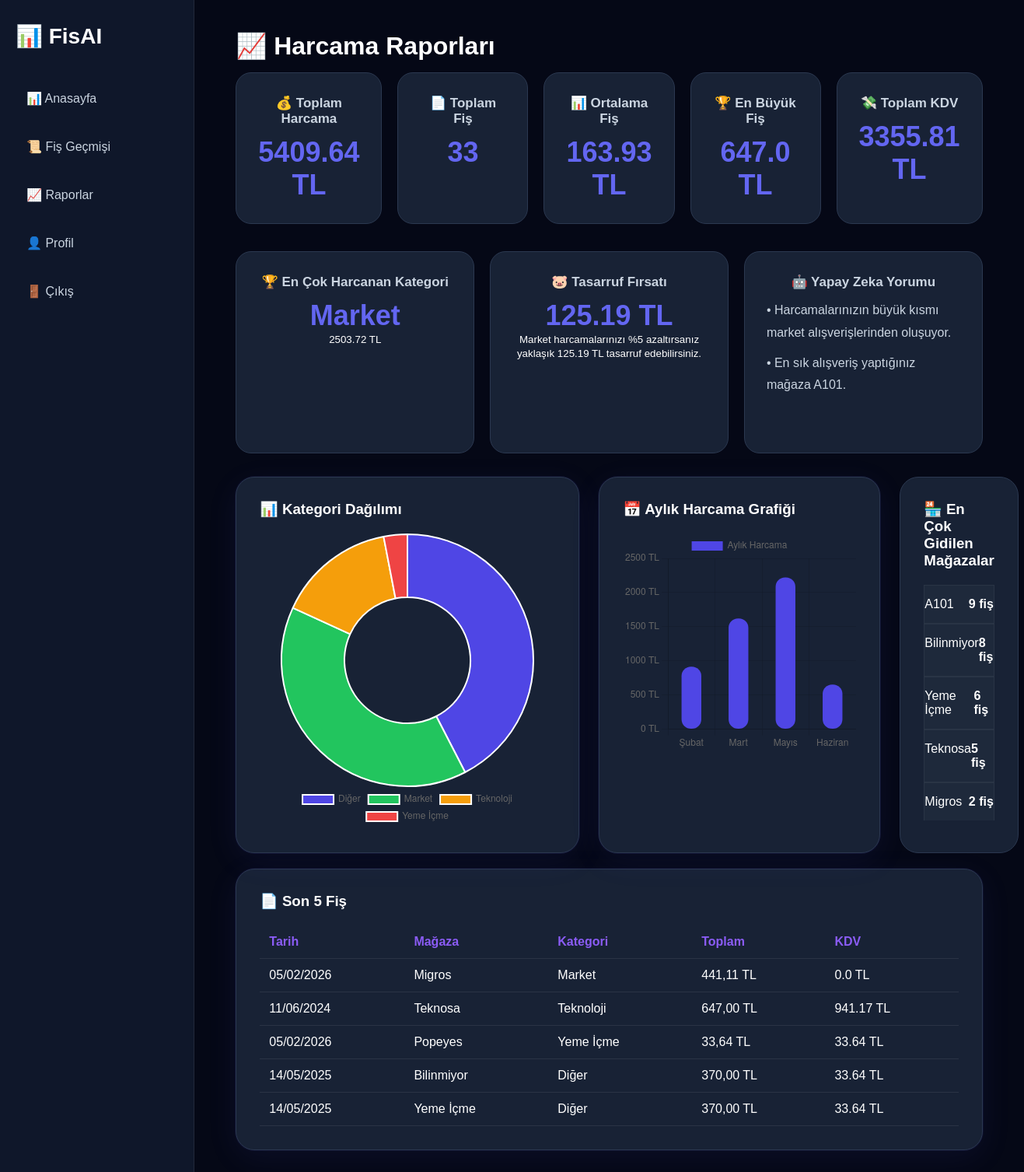
The app's page /reports (signed in) with its own data.
### tables this page shows
CREATE TABLE fisler (

    id INTEGER PRIMARY KEY AUTOINCREMENT,

    user_id INTEGER,

    tarih TEXT,
    toplam REAL,
    kategori TEXT,
    magaza TEXT,

    kdv REAL,
    dosya_adi TEXT,
    eklenme_tarihi TEXT,

    duzeltilmis INTEGER DEFAULT 0

, ai_yorum TEXT, ocr_text TEXT, kdv_orani TEXT);

### app.py (the view, shortened to what this page needs)
@app.route("/reports")
def reports():
    user_id = session.get("user_id")
    if not user_id:
        return redirect("/login")
    conn = sqlite3.connect("fisler.db")
    cursor = conn.cursor()
    cursor.execute("""
        SELECT COUNT(*)
        FROM fisler
        WHERE user_id=?
    """, (user_id,))
    toplam_fis = cursor.fetchone()[0]
    cursor.execute("""
        SELECT SUM(kdv)
        FROM fisler
        WHERE user_id=?
    """, (user_id,))
    toplam_kdv = cursor.fetchone()[0]
    if toplam_kdv is None:
        toplam_kdv = 0
    cursor.execute("""
        SELECT tarih, toplam
        FROM fisler
        WHERE user_id=?
    """, (user_id,))
    veriler = cursor.fetchall()
    toplam_harcama = 0
    en_buyuk = 0
    aylar = {
        "01": 0,
        "02": 0,
        "03": 0,
        "04": 0,
        "05": 0,
        "06": 0,
        "07": 0,
        "08": 0,
        "09": 0,
        "10": 0,
        "11": 0,
        "12": 0
    }
    ay_isimleri = {
        "01": "Ocak",
        "02": "Şubat",
        "03": "Mart",
        "04": "Nisan",
        "05": "Mayıs",
        "06": "Haziran",
        "07": "Temmuz",
        "08": "Ağustos",
        "09": "Eylül",
        "10": "Ekim",
        "11": "Kasım",
        "12": "Aralık"
    }
    for tarih, toplam in veriler:
        try:
            tutar = float(str(toplam).replace(",", "."))
            toplam_harcama += tutar
            if tutar > en_buyuk:
                en_buyuk = tutar
            temiz_tarih = str(tarih).replace(".", "/")
            if len(temiz_tarih) >= 10:
                ay = temiz_tarih[3:5]
                if ay in aylar:
                    aylar[ay] += tutar
        except:
            pass
    ortalama = round(
        toplam_harcama / toplam_fis,
        2
    ) if toplam_fis > 0 else 0
    cursor.execute("""
        SELECT kategori, COUNT(*)
        FROM fisler
        WHERE user_id=?
        GROUP BY kategori
    """, (user_id,))
    kategori_verileri = cursor.fetchall()
    kategori_etiketleri = []
    kategori_sayilari = []
    for kategori in kategori_verileri:
        kategori_etiketleri.append(kategori[0])
        kategori_sayilari.append(kategori[1])
    cursor.execute("""
        SELECT kategori, SUM(
            CAST(REPLACE(toplam, ',', '.') AS REAL)
        ) as toplam_tutar
        FROM fisler
        WHERE user_id=?
        GROUP BY kategori
        ORDER BY toplam_tutar DESC
        LIMIT 1
    """, (user_id,))
    en_kategori = cursor.fetchone()
    if en_kategori:
        kategori_adi = en_kategori[0]
        kategori_tutari = round(en_kategori[1], 2)
    else:
        kategori_adi = "Yok"
        kategori_tutari = 0
    cursor.execute("""
        SELECT magaza, COUNT(*)
        FROM fisler
        WHERE user_id=?
        GROUP BY magaza
        ORDER BY COUNT(*) DESC
        LIMIT 5
    """, (user_id,))
    magazalar = cursor.fetchall()
    cursor.execute("""
        SELECT tarih, magaza, kategori, toplam, kdv
        FROM fisler
        WHERE user_id=?
        ORDER BY id DESC
        LIMIT 5
    """, (user_id,))
    son_fisler = cursor.fetchall()
    yorumlar = []
    if kategori_adi == "Market":
        yorumlar.append(
            "Harcamalarınızın büyük kısmı market alışverişlerinden oluşuyor."
        )
    elif kategori_adi == "Teknoloji":
        yorumlar.append(
            "Teknoloji kategorisi bu dönemde en yüksek harcama kaleminiz."
        )
    elif kategori_adi == "Yeme İçme":
        yorumlar.append(
            "Yeme içme harcamalarınız dikkat çekici seviyede."
        )
    if len(magazalar) > 0:
        yorumlar.append(
            f"En sık alışveriş yaptığınız mağaza {magazalar[0][0]}."
        )
    if ortalama > 300:
        yorumlar.append(
            "Ortalama fiş tutarınız yüksek seviyede."
        )
    elif ortalama < 100:
        yorumlar.append(
            "Ortalama fiş tutarınız kontrollü görünüyor."
        )
    tasarruf_tutari = 0
    tasarruf_mesaji = "Tasarruf önerisi oluşturulamadı."
    if kategori_adi == "Market":
        tasarruf_tutari = round(
            kategori_tutari * 0.05,
            2
        )
        tasarruf_mesaji = (
            f"Market harcamalarınızı %5 azaltırsanız yaklaşık "
            f"{tasarruf_tutari} TL tasarruf edebilirsiniz."
        )
    ay_etiketleri = []
    ay_tutarlari = []
    for ay_no in aylar:
        if aylar[ay_no] > 0:
            ay_etiketleri.append(ay_isimleri[ay_no])
            ay_tutarlari.append(round(aylar[ay_no], 2))
    conn.close()
    return render_template(
        "reports.html",
        toplam_fis=toplam_fis,
        toplam_harcama=round(toplam_harcama, 2),
        ortalama=ortalama,
        en_buyuk=round(en_buyuk, 2),
        toplam_kdv=round(toplam_kdv, 2),
        kategori_etiketleri=kategori_etiketleri,
        kategori_sayilari=kategori_sayilari,
        magazalar=magazalar,
        ay_etiketleri=ay_etiketleri,
        ay_tutarlari=ay_tutarlari,
        kategori_adi=kategori_adi,
        kategori_tutari=kategori_tutari,
        yorumlar=yorumlar,
        tasarruf_tutari=tasarruf_tutari,
        tasarruf_mesaji=tasarruf_mesaji,
        son_fisler=son_fisler
    )

### templates/reports.html (shortened to what this page needs)
<!DOCTYPE html>
<html lang="tr">
<head>
    <link rel="stylesheet" href="/static/css/style.css">
</head>
<body>
<div class="layout">
    <div class="sidebar">
        <div class="logo">
            📊 FisAI
        </div>
        <div class="menu">
            <a href="/dashboard">📊 Anasayfa</a>
            <a href="/receipts">📜 Fiş Geçmişi</a>
            <a href="/reports" class="active-menu">📈 Raporlar</a>
            <a href="/uye_profil">👤 Profil</a>
            <a href="/logout">🚪 Çıkış</a>
        </div>
    </div>
    <div class="main-content">
        <div class="dashboard-container">
            <h1>📈 Harcama Raporları</h1>
            <div class="stats-container">
                <div class="stat-card">
                    <h3>💰 Toplam Harcama</h3>
                    <p>{{ toplam_harcama }} TL</p>
                </div>
                <div class="stat-card">
                    <h3>📄 Toplam Fiş</h3>
                    <p>{{ toplam_fis }}</p>
                </div>
                <div class="stat-card">
                    <h3>📊 Ortalama Fiş</h3>
                    <p>{{ ortalama }} TL</p>
                </div>
                <div class="stat-card">
                    <h3>🏆 En Büyük Fiş</h3>
                    <p>{{ en_buyuk }} TL</p>
                </div>
                <div class="stat-card">
                    <h3>💸 Toplam KDV</h3>
                    <p>{{ toplam_kdv }} TL</p>
                </div>
            </div>
         <div class="ai-section">
            <div class="stat-card">
                <h3>🏆 En Çok Harcanan Kategori</h3>
                <p>{{ kategori_adi }}</p>
                <small>{{ kategori_tutari }} TL</small>
            </div>
            <div class="stat-card">
                <h3>🐷 Tasarruf Fırsatı</h3>
                <p>{{ tasarruf_tutari }} TL</p>
                <small>
                    {{ tasarruf_mesaji }}
                </small>
            </div>
             <div class="stat-card ai-card">
                <h3>🤖 Yapay Zeka Yorumu</h3>
                {% for yorum in yorumlar %}
                    <p>• {{ yorum }}</p>
                {% endfor %}
            </div>
        </div>
         <div class="reports-grid">
            <div class="chart-box">
                <h3>📊 Kategori Dağılımı</h3>
                <div class="chart-wrapper">
                    <canvas id="kategoriGrafik"></canvas>
                </div>
            </div>
            <div class="chart-box">
                <h3>📅 Aylık Harcama Grafiği</h3>
                <div class="monthly-chart-wrapper">
                    <canvas id="aylikGrafik"></canvas>
                </div>
            </div>
            <div class="summary-box">
                <h3>🏪 En Çok Gidilen Mağazalar</h3>
                {% for magaza in magazalar %}
                <div class="summary-item">
                    <span>{{ magaza[0] }}</span>
                    <strong>{{ magaza[1] }} fiş</strong>
                </div>
                {% endfor %}
            </div>
        </div>
        <div class="chart-box" style="margin-top:20px;">
    <h3>📄 Son 5 Fiş</h3>
    <table class="receipt-table">
        <thead>
            <tr>
                <th>Tarih</th>
                <th>Mağaza</th>
                <th>Kategori</th>
                <th>Toplam</th>
                <th>KDV</th>
            </tr>
        </thead>
        <tbody>
            {% for fis in son_fisler %}
            <tr>
                <td>{{ fis[0] }}</td>
                <td>{{ fis[1] }}</td>
                <td>{{ fis[2] }}</td>
                <td>{{ fis[3] }} TL</td>
                <td>{{ fis[4] }} TL</td>
            </tr>
            {% endfor %}
        </tbody>
    </table>
</div>
            </div>
        </div>
    </div>
<script>
const ctx = document.getElementById('kategoriGrafik');
new Chart(ctx, {
    type: 'doughnut',
    data: {
        labels: {{ kategori_etiketleri | tojson }},
        datasets: [{
            data: {{ kategori_sayilari | tojson }},
            backgroundColor: [
                '#4f46e5',
                '#22c55e',
                '#f59e0b',
                '#ef4444',
                '#06b6d4',
                '#8b5cf6'
            ]
        }]
    },
    options: {
        responsive: true,
        plugins: {
            legend: {
                position: 'bottom'
            }
        }
    }
});
const aylikCtx = document.getElementById('aylikGrafik');
new Chart(aylikCtx, {
    type: 'bar',
    data: {
        labels: {{ ay_etiketleri | tojson }},
        datasets: [{
            label: 'Aylık Harcama',
            data: {{ ay_tutarlari | tojson }},
            backgroundColor: '#4f46e5',
            borderRadius: 12,
            borderSkipped: false,
            barPercentage: 0.6,
            categoryPercentage: 0.7
        }]
    },
    options: {
        responsive: true,
        maintainAspectRatio: false,
        plugins: {
            legend: {
                display: true,
                position: 'top'
            },
            tooltip: {
                callbacks: {
                    label: function(context) {
                        return context.parsed.y + " TL";
                    }
                }
            }
        },
        scales: {
            y: {
                beginAtZero: true,
                ticks: {
                    callback: function(value) {
                        return value + " TL";
                    }
                }
            }
        }
    }
});
</script>
</body>
</html>

### static/css/style.css (style rules this page uses)
* { margin:0; padding:0; box-sizing:border-box; }
body { font-family:Arial,sans-serif; background:#050816; color:white; }
.logo { font-size:34px; font-weight:700; color:white; }
.dashboard-container { width:90%; max-width:1400px; margin:40px auto; }
.dashboard-container h1 { color:#ffffff; margin-bottom:25px; }
.stats-container { display:grid; grid-template-columns:repeat(5,1fr); gap:20px; margin-bottom:35px; }
.stat-card { background:#182235; border:1px solid #2b3850; border-radius:20px; padding:28px; text-align:center; transition:.3s; }
.stat-card h3 { color:#cbd5e1; font-size:17px; margin-bottom:12px; }
.stat-card p { color:#6366f1; font-size:36px; font-weight:700; }
.chart-box { background:#182235; border:1px solid #2b3850; border-radius:24px; padding:30px; box-shadow: 0 0 0 1px rgba(99,102,241,.08), 0 10px 40px rgba(99,102,241,.08); }
.summary-box { background:#182235; border:1px solid #2b3850; border-radius:24px; padding:30px; }
.chart-box h3, .summary-box h3 { color:white; margin-bottom:20px; }
.chart-wrapper { width:380px; margin:auto; }
.summary-item { display:flex; justify-content:space-between; padding:15px 0; border-bottom:1px solid #2b3850; background:#1e293b; border:1px solid rgba(255,255,255,.05); }
.summary-item:last-child { border-bottom:none; }
.summary-item span { color:white; }
.summary-item strong { color:white; }
.monthly-chart-wrapper { height:280px; margin-top:20px; }
.layout { display:flex; min-height:100vh; }
.sidebar { width:250px; background:#0f172a; border-right:1px solid rgba(255,255,255,.08); padding:30px 20px; position:fixed; left:0; top:0; bottom:0; }
.logo { color:white; font-size:28px; font-weight:700; margin-bottom:40px; }
.menu { display:flex; flex-direction:column; gap:15px; }
.menu a { color:#cbd5e1; text-decoration:none; padding:14px; border-radius:12px; transition:.3s; }
.main-content { margin-left:250px; width:100%; }
.dashboard-container > h1 { margin-bottom:15px; }
.ai-section { display:grid; grid-template-columns:1fr 1fr 1fr; gap:20px; margin-bottom:30px; }
.ai-section .stat-card { min-height:260px; }
.ai-card p { font-size:16px !important; font-weight:400 !important; color:#cbd5e1 !important; text-align:left; line-height:1.8; margin-bottom:10px; }
.reports-grid { display:grid; grid-template-columns: 1fr 1.5fr 1fr; gap:25px; }
.receipt-table { width:100%; border-collapse:collapse; }
.receipt-table th, .receipt-table td { padding:12px; border-bottom:1px solid rgba(255,255,255,.08); text-align:left; }
.receipt-table th { color:#8b5cf6; font-weight:600; }

### records on screen
fisler: tarih "05/02/2026", magaza "Migros", kategori "Market", toplam "441,11", kdv "0.0"
fisler: tarih "11/06/2024", magaza "Teknosa", kategori "Teknoloji", toplam "647,00", kdv "941.17"
fisler: tarih "05/02/2026", magaza "Popeyes", kategori "Yeme İçme", toplam "33,64", kdv "33.64"
fisler: tarih "14/05/2025", magaza "Bilinmiyor", kategori "Diğer", toplam "370,00", kdv "33.64"
fisler: tarih "14/05/2025", magaza "Yeme İçme", kategori "Diğer", toplam "370,00", kdv "33.64"

### other values on screen
{{ toplam_harcama }} "5409.64"
{{ toplam_fis }} "33"
{{ ortalama }} "163.93"
{{ en_buyuk }} "647.0"
{{ toplam_kdv }} "3355.81"
{{ kategori_adi }} "Market"
{{ kategori_tutari }} "2503.72"
{{ tasarruf_tutari }} "125.19"
{{ tasarruf_mesaji }} "Market harcamalarınızı %5 azaltırsanız yaklaşık 125.19 TL tasarruf edebilirsiniz."
{{ yorum }} "Harcamalarınızın büyük kısmı market alışverişlerinden oluşuyor." "En sık alışveriş yaptığınız mağaza A101."
{{ magaza[0] }} "A101" "Bilinmiyor" "Yeme İçme" "Teknosa" "Migros"
{{ magaza[1] }} "9" "8" "6" "5" "2"
chart data {{ kategori_sayilari | tojson }} [14, 13, 5, 1]
chart data {{ ay_tutarlari | tojson }} [915.86, 1621.5, 2220.0, 652.28]
